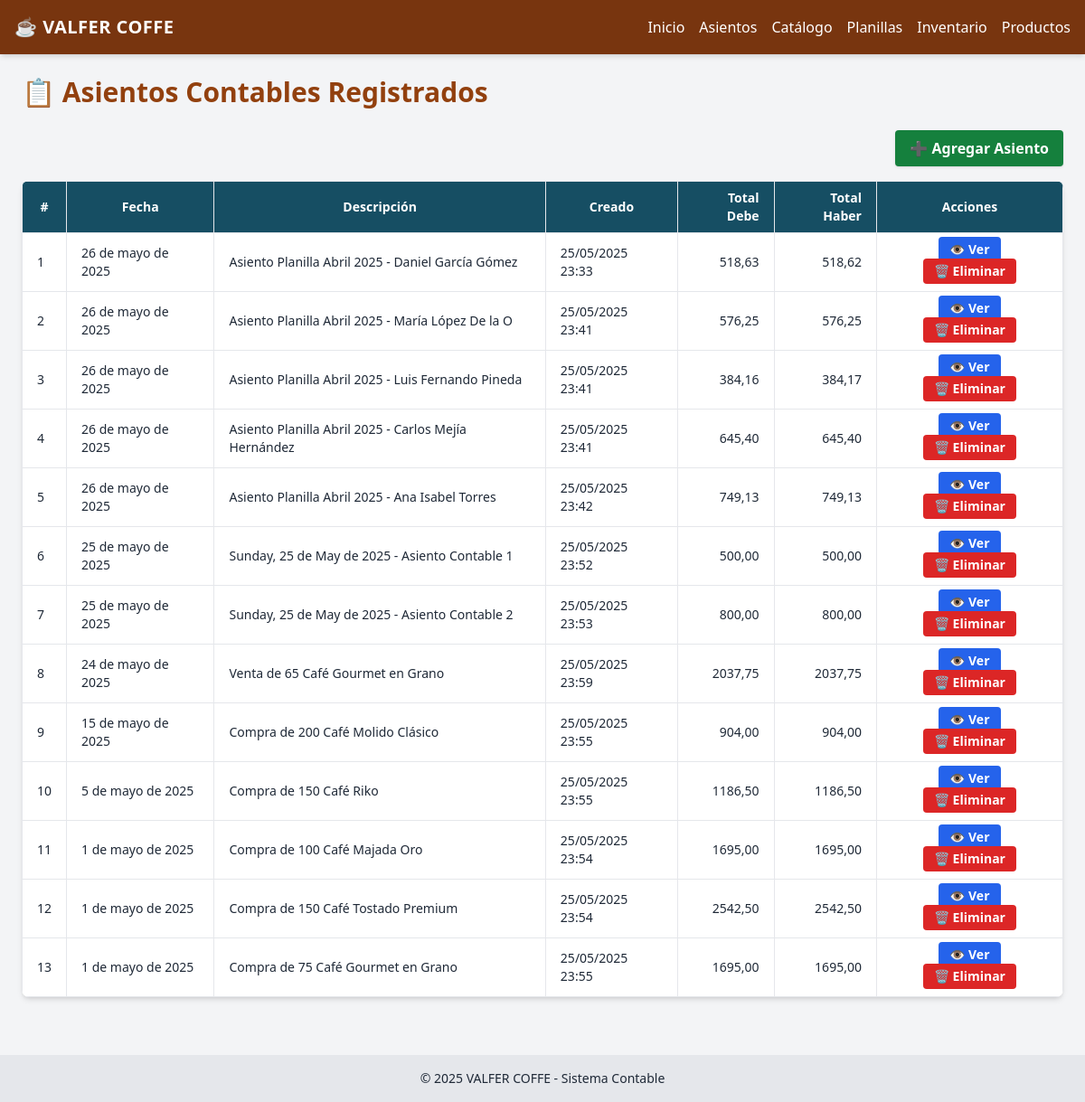
The app's page /asientos/, older data.
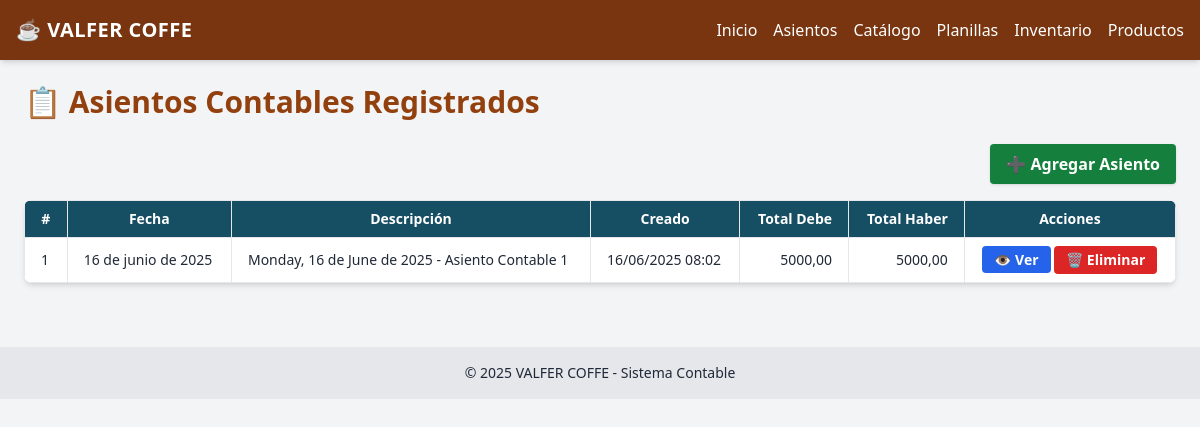
The same page, newer data.
### contabilidad/models.py (models this page shows, shortened)
class AsientoContable(models.Model):
    fecha = models.DateField()
    descripcion = models.TextField()
    creado_en = models.DateTimeField(auto_now_add=True)

### contabilidad/views.py (the view)
# urls.py: path('asientos/', views.listar_asientos, name='listar_asientos'),
def listar_asientos(request):
    asientos = AsientoContable.objects.all().order_by('-fecha')
    data = []
    for asiento in asientos:
        total_debe = asiento.detalleasiento_set.aggregate(total=Sum('debe'))['total'] or 0
        total_haber = asiento.detalleasiento_set.aggregate(total=Sum('haber'))['total'] or 0
        data.append({
            'asiento': asiento,
            'total_debe': total_debe,
            'total_haber': total_haber,
        })
    return render(request, 'contabilidad/listar_asientos.html', {
        'asientos_data': data
    })

### contabilidad/templates/contabilidad/listar_asientos.html (shortened to what this page needs)
{% extends 'contabilidad/base.html' %}
{% block content %}
<div class="max-w-6xl mx-auto">
  <h2 class="text-3xl font-extrabold text-amber-800 mb-6">📋 Asientos Contables Registrados</h2>
  <div class="flex justify-end mb-4">
    <a href="{% url 'crear_asiento_contable' %}" class="bg-green-700 hover:bg-green-800 text-white px-4 py-2 rounded font-semibold shadow inline-flex items-center">
      ➕ Agregar Asiento
    </a>
  </div>
  <div class="bg-white shadow-md rounded-lg overflow-hidden">
    <div class="overflow-x-auto">
      <table class="min-w-full text-sm border-collapse">
        <thead class="bg-cyan-900 text-white">
          <tr>
            <th class="border px-4 py-2">#</th>
            <th class="border px-4 py-2">Fecha</th>
            <th class="border px-4 py-2">Descripción</th>
            <th class="border px-4 py-2">Creado</th>
            <th class="border px-4 py-2 text-right">Total Debe</th>
            <th class="border px-4 py-2 text-right">Total Haber</th>
            <th class="border px-4 py-2 text-center">Acciones</th>
          </tr>
        </thead>
        <tbody>
          {% for item in asientos_data %}
            <tr class="border-t hover:bg-amber-50">
              <td class="border px-4 py-2">{{ forloop.counter }}</td>
              <td class="border px-4 py-2">{{ item.asiento.fecha }}</td>
              <td class="border px-4 py-2">{{ item.asiento.descripcion }}</td>
              <td class="border px-4 py-2">{{ item.asiento.creado_en|date:"d/m/Y H:i" }}</td>
              <td class="border px-4 py-2 text-right">{{ item.total_debe|floatformat:2 }}</td>
              <td class="border px-4 py-2 text-right">{{ item.total_haber|floatformat:2 }}</td>
              <td class="border px-4 py-2 text-center">
                <a href="{% url 'ver_asiento' item.asiento.id %}" class="bg-blue-600 hover:bg-blue-700 text-white py-1 px-3 rounded font-semibold">👁️ Ver</a>
                <button onclick="confirmarEliminacion({{ item.asiento.id }})" class="bg-red-600 hover:bg-red-700 text-white py-1 px-3 rounded font-semibold">🗑️ Eliminar</button>
              </td>
            </tr>
          {% endfor %}
        </tbody>
      </table>
    </div>
  </div>
</div>
<link rel="stylesheet" href="https://cdnjs.cloudflare.com/ajax/libs/animate.css/4.1.1/animate.min.css"/>
{% endblock %}

### contabilidad/templates/contabilidad/base.html (shortened to what this page needs)
<!DOCTYPE html>
<html lang="es">
<head>
    <script src="https://cdn.tailwindcss.com"></script>
</head>
<body class="bg-gray-100 text-gray-800 font-sans min-h-screen">
    <nav class="bg-amber-900 text-white shadow-md">
        <div class="max-w-7xl mx-auto px-4 py-4 flex justify-between items-center">
            <h1 class="text-xl font-bold tracking-wide">☕ VALFER COFFE</h1>
            <ul class="flex flex-wrap gap-4">
                <li><a href="/" class="hover:underline">Inicio</a></li>
                <li><a href="/asientos/" class="hover:underline">Asientos</a></li>
                <li><a href="/catalogo/" class="hover:underline">Catálogo</a></li>
                <li><a href="/planillas/" class="hover:underline">Planillas</a></li>
                <li><a href="/inventario/movimiento/agregar/" class="hover:underline">Inventario</a></li>
                <li>
                    <a href="{% url 'lista_productos' %}" class="hover:underline">Productos</a>
                </li>
            </ul>
        </div>
    </nav>
    <main class="p-6 max-w-7xl mx-auto">
        {% block content %}{% endblock %}
    </main>
    <footer class="bg-gray-200 text-center text-sm py-4 mt-10">
        © 2025 VALFER COFFE - Sistema Contable
    </footer>
</body>
</html>

Row changes from the older to the newer data that the page shows:
removed AsientoContable: asiento.fecha "26 de mayo de 2025", asiento.descripcion "Asiento Planilla Abril 2025 - Daniel García Gómez", asiento.creado_en "25/05/2025 23:33", total_debe "518,63", total_haber "518,62"
removed AsientoContable: asiento.fecha "26 de mayo de 2025", asiento.descripcion "Asiento Planilla Abril 2025 - María López De la O", asiento.creado_en "25/05/2025 23:41", total_debe "576,25", total_haber "576,25"
removed AsientoContable: asiento.fecha "26 de mayo de 2025", asiento.descripcion "Asiento Planilla Abril 2025 - Luis Fernando Pineda", asiento.creado_en "25/05/2025 23:41", total_debe "384,16", total_haber "384,17"
removed AsientoContable: asiento.fecha "26 de mayo de 2025", asiento.descripcion "Asiento Planilla Abril 2025 - Carlos Mejía Hernández", asiento.creado_en "25/05/2025 23:41", total_debe "645,40", total_haber "645,40"
removed AsientoContable: asiento.fecha "26 de mayo de 2025", asiento.descripcion "Asiento Planilla Abril 2025 - Ana Isabel Torres", asiento.creado_en "25/05/2025 23:42", total_debe "749,13", total_haber "749,13"
removed AsientoContable: asiento.fecha "25 de mayo de 2025", asiento.descripcion "Sunday, 25 de May de 2025 - Asiento Contable 1", asiento.creado_en "25/05/2025 23:52", total_debe "500,00", total_haber "500,00"
removed AsientoContable: asiento.fecha "25 de mayo de 2025", asiento.descripcion "Sunday, 25 de May de 2025 - Asiento Contable 2", asiento.creado_en "25/05/2025 23:53", total_debe "800,00", total_haber "800,00"
removed AsientoContable: asiento.fecha "24 de mayo de 2025", asiento.descripcion "Venta de 65 Café Gourmet en Grano", asiento.creado_en "25/05/2025 23:59", total_debe "2037,75", total_haber "2037,75"
removed AsientoContable: asiento.fecha "15 de mayo de 2025", asiento.descripcion "Compra de 200 Café Molido Clásico", asiento.creado_en "25/05/2025 23:55", total_debe "904,00", total_haber "904,00"
removed AsientoContable: asiento.fecha "5 de mayo de 2025", asiento.descripcion "Compra de 150 Café Riko", asiento.creado_en "25/05/2025 23:55", total_debe "1186,50", total_haber "1186,50"
removed AsientoContable: asiento.fecha "1 de mayo de 2025", asiento.descripcion "Compra de 100 Café Majada Oro", asiento.creado_en "25/05/2025 23:54", total_debe "1695,00", total_haber "1695,00"
removed AsientoContable: asiento.fecha "1 de mayo de 2025", asiento.descripcion "Compra de 150 Café Tostado Premium", asiento.creado_en "25/05/2025 23:54", total_debe "2542,50", total_haber "2542,50"
removed AsientoContable: asiento.fecha "1 de mayo de 2025", asiento.descripcion "Compra de 75 Café Gourmet en Grano", asiento.creado_en "25/05/2025 23:55", total_debe "1695,00", total_haber "1695,00"
added AsientoContable: asiento.fecha "16 de junio de 2025", asiento.descripcion "Monday, 16 de June de 2025 - Asiento Contable 1", asiento.creado_en "16/06/2025 08:02", total_debe "5000,00", total_haber "5000,00"
